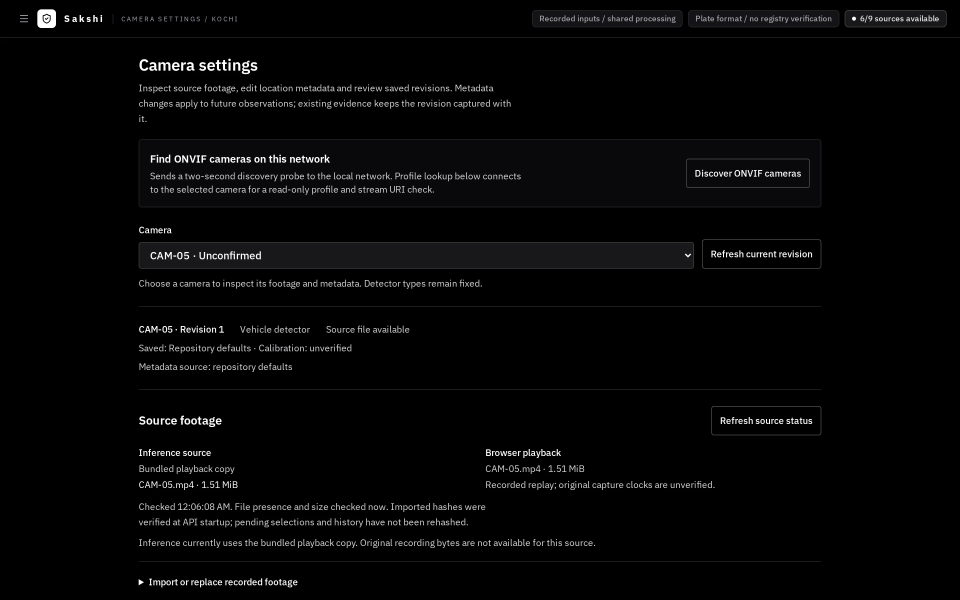
#> input picture site/src/assets/screens/camera-settings.webp, 2880 x 1800 px (shown at 1/3 size)
$ python degradation_generator.py ../site/src/assets/screens/camera-settings.webp --condition rain --output out.png
#> lines starting #> are read from the running program, lines starting #| are printed output that depends on the picture
"""Generate controlled synthetic image degradations for offline research only."""
from __future__ import annotations

import argparse
import hashlib
import json
import math
import os
from pathlib import Path
import tempfile
from collections.abc import Iterable, Iterator

import cv2
import numpy as np


CONDITIONS = ("rain", "fog", "low_light", "motion_blur", "sensor_noise")
MAX_VIDEO_FRAMES = 12_000
MAX_VIDEO_DIMENSION = 4096
MAX_DERIVATIVE_BYTES = 2 * 1024 * 1024 * 1024


def _image(image: np.ndarray) -> np.ndarray:
    if not isinstance(image, np.ndarray) or image.dtype != np.uint8 or image.ndim != 3 or image.shape[2] != 3:
        raise ValueError("image must be a uint8 BGR image with three channels")
    if image.shape[0] < 2 or image.shape[1] < 2:
        raise ValueError("image must be at least 2 by 2 pixels")
    return image


def _validate_options(condition: str, severity: float, seed: int) -> float:
    if condition not in CONDITIONS:
        raise ValueError(f"condition must be one of: {', '.join(CONDITIONS)}")
    if not isinstance(severity, (int, float)) or isinstance(severity, bool) or not math.isfinite(severity) or not 0.0 < severity <= 1.0:
        raise ValueError("severity must be a finite number in (0, 1]")
    if type(seed) is not int or not 0 <= seed <= 2**32 - 1:
        raise ValueError("seed must be an integer from 0 to 4294967295")
    return float(severity)


def _rain_overlay(height: int, width: int, level: float, rng: np.random.Generator) -> tuple[np.ndarray, int, int, float]:
    overlay = np.zeros((height, width, 3), dtype=np.uint8)
    streak_count = max(1, int(height * width * level / 1800))
    streak_length = max(3, int(4 + 20 * level))
    for _ in range(streak_count):
        x = int(rng.integers(0, width))
        y = int(rng.integers(0, height))
        drift = int(rng.integers(-4, 5))
        end = (max(0, min(width - 1, x + drift)), min(height - 1, y + streak_length))
        cv2.line(overlay, (x, y), end, (225, 232, 238), 1, cv2.LINE_AA)
    alpha = 0.12 + 0.38 * level
    return overlay, streak_count, streak_length, alpha


def degrade(image: np.ndarray, condition: str, severity: float = 0.5, seed: int = 0) -> tuple[np.ndarray, dict]:
    """Return a deterministic uint8 BGR research derivative and exact parameters."""
    image = _image(image)
    level = _validate_options(condition, severity, seed)
    rng = np.random.default_rng(seed)
    height, width = image.shape[:2]

    if condition == "rain":
        overlay, streak_count, streak_length, alpha = _rain_overlay(height, width, level, rng)
        result = cv2.addWeighted(image, 1.0, overlay, alpha, 0)
        parameters = {"streak_count": streak_count, "streak_length_px": streak_length, "overlay_opacity": round(alpha, 4)}
    elif condition == "fog":
        transmittance = 1.0 - 0.7 * level
        airlight = int(round(205 + 45 * level))
        result = np.clip(image.astype(np.float32) * transmittance + airlight * (1 - transmittance), 0, 255).astype(np.uint8)
        parameters = {"transmittance": round(transmittance, 4), "airlight_bgr": [airlight] * 3}
    elif condition == "low_light":
        gamma = 1.0 + 2.5 * level
        table = np.clip(np.power(np.arange(256, dtype=np.float32) / 255.0, gamma) * 255, 0, 255).astype(np.uint8)
        result = cv2.LUT(image, table)
        parameters = {"gamma": round(gamma, 4)}
    elif condition == "motion_blur":
        size = max(3, int(round(3 + 14 * level)))
        if size % 2 == 0:
            size += 1
        angle = float(rng.uniform(-20, 20))
        kernel = np.zeros((size, size), dtype=np.float32)
        center = size // 2
        radians = np.deg2rad(angle)
        dx = int(round(np.cos(radians) * center))
        dy = int(round(np.sin(radians) * center))
        cv2.line(kernel, (center - dx, center - dy), (center + dx, center + dy), 1.0, 1, cv2.LINE_8)
        kernel /= max(float(kernel.sum()), 1.0)
        result = cv2.filter2D(image, -1, kernel, borderType=cv2.BORDER_REFLECT_101)
        parameters = {"kernel_size": size, "angle_degrees": round(angle, 4)}
    else:
        standard_deviation = 2.0 + 38.0 * level
        noise = rng.normal(0, standard_deviation, image.shape).astype(np.float32)
        result = np.clip(image.astype(np.float32) + noise, 0, 255).astype(np.uint8)
        parameters = {"gaussian_standard_deviation": round(standard_deviation, 4)}

    return result, {"condition": condition, "severity": level, "seed": seed, **parameters}


# [53 lines left out: function degrade_sequence, not called in this run]


def _sha256_bytes(data: bytes) -> str:
    return hashlib.sha256(data).hexdigest()


def _sha256_file(path: Path) -> str:
    digest = hashlib.sha256()
    with path.open("rb") as stream:
        for block in iter(lambda: stream.read(1024 * 1024), b""):
            digest.update(block)
    return digest.hexdigest()


def _write_new(path: Path, data: bytes) -> None:
    path.parent.mkdir(parents=True, exist_ok=True)
    fd, temp_name = tempfile.mkstemp(prefix=f".{path.name}.", suffix=".tmp", dir=path.parent)
    try:
        with os.fdopen(fd, "wb") as stream:
            stream.write(data)
            stream.flush()
            os.fsync(stream.fileno())
        os.link(temp_name, path)
    finally:
        Path(temp_name).unlink(missing_ok=True)


def run(input_path: Path, output_path: Path, condition: str, severity: float = 0.5, seed: int = 0) -> Path:
    source = input_path.resolve(strict=True)
    output = output_path.resolve()
    if output.suffix.lower() != ".png":
        raise ValueError("output path must use the .png extension")
    manifest_path = output.with_suffix(output.suffix + ".manifest.json")
    if output == source or manifest_path == source:
        raise ValueError("output and manifest must not overwrite the source image")
    if output.exists() or manifest_path.exists():
        raise FileExistsError("output image or manifest already exists; choose new output paths")
    source_hash = _sha256_file(source)
    image = cv2.imread(str(source), cv2.IMREAD_COLOR)
    if image is None:
        raise ValueError(f"cannot decode image: {source}")
    transformed, parameters = degrade(image, condition, severity, seed)
    ok, encoded = cv2.imencode(".png", transformed)
    if not ok:
        raise RuntimeError("could not encode degraded derivative")
    encoded_bytes = encoded.tobytes()
    manifest = {
        "schema_version": 1,
        "type": "synthetic_degradation_manifest",
        "source": {"path": source.name, "sha256": source_hash, "status": "raw_reference_unchanged"},
        "derivative": {"path": output.name, "sha256": _sha256_bytes(encoded_bytes), "status": "synthetic_degraded_derivative"},
        "parameters": parameters,
        "condition_is_observed_weather": False,
        "accuracy_claim": False,
        "limitations": "Synthetic image corruption for controlled experiments only; it is not observed adverse-weather footage or evidence of OCR robustness.",
    }
    output_created = False
    try:
        _write_new(output, encoded_bytes)
        output_created = True
        _write_new(manifest_path, (json.dumps(manifest, indent=2, sort_keys=True) + "\n").encode())
    except BaseException:
        if output_created:
            output.unlink(missing_ok=True)
        raise
    if _sha256_file(source) != source_hash:
        output.unlink(missing_ok=True)
        manifest_path.unlink(missing_ok=True)
        raise RuntimeError("source image changed during degradation generation")
    return manifest_path


# [110 lines left out: function run_video, not called in this run]


def main() -> None:
    parser = argparse.ArgumentParser(description=__doc__)
    parser.add_argument("image", type=Path, help="source image preserved as an unchanged raw reference")
    parser.add_argument("--condition", required=True, choices=CONDITIONS)
    parser.add_argument("--severity", type=float, default=0.5, help="controlled effect strength in (0, 1]")
    parser.add_argument("--seed", type=int, default=0, help="deterministic random seed")
    parser.add_argument("--video", action="store_true", help="process a video sequence and write an MP4; audio is dropped")
    parser.add_argument("--output", type=Path, required=True, help="new PNG or MP4 derivative path; never overwrites")
    args = parser.parse_args()
    try:
        runner = run_video if args.video else run
        print(runner(args.image, args.output, args.condition, args.severity, args.seed))
#> in run, image is the input picture: shape (1800, 2880, 3); mean B, G, R 6.5, 6.2, 6.2
#> after the loop in _rain_overlay, `for _ in range(streak_count):`:
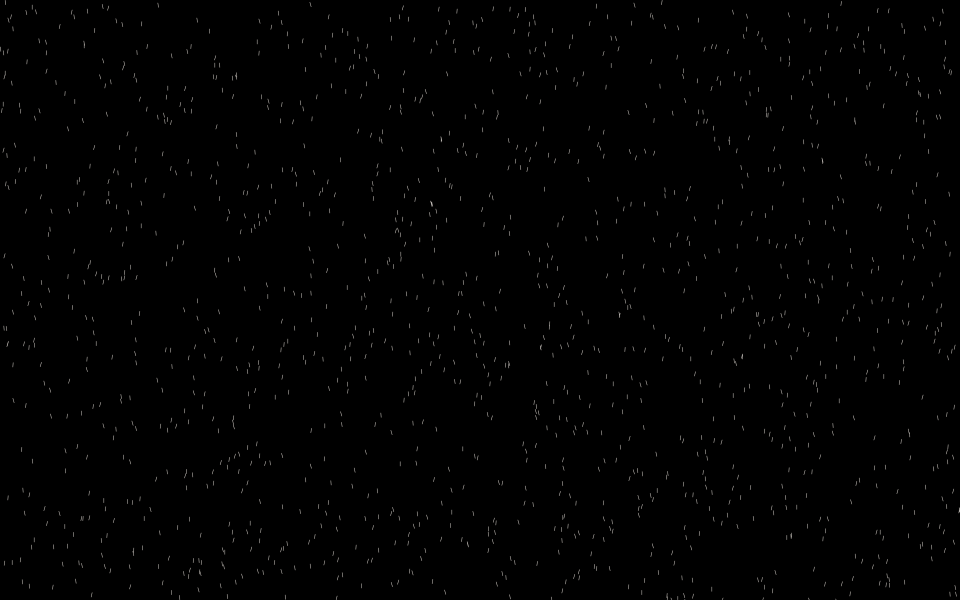
#> overlay: shape (1800, 2880, 3) (shown at 1/3 size); mean of channels 0, 1, 2 1.2, 1.3, 1.3; drawn as B, G, R
#> in run, `transformed, parameters = degrade(image, condition, severity, seed)`: parameters = {'condition': 'rain', 'severity': 0.5, 'seed': 0, 'streak_count': 1440, 'streak_length_px': 14, 'overlay_opacity': 0.31}
    except (ValueError, FileExistsError, OSError) as exc:
        parser.error(str(exc))


if __name__ == "__main__":
    main()
